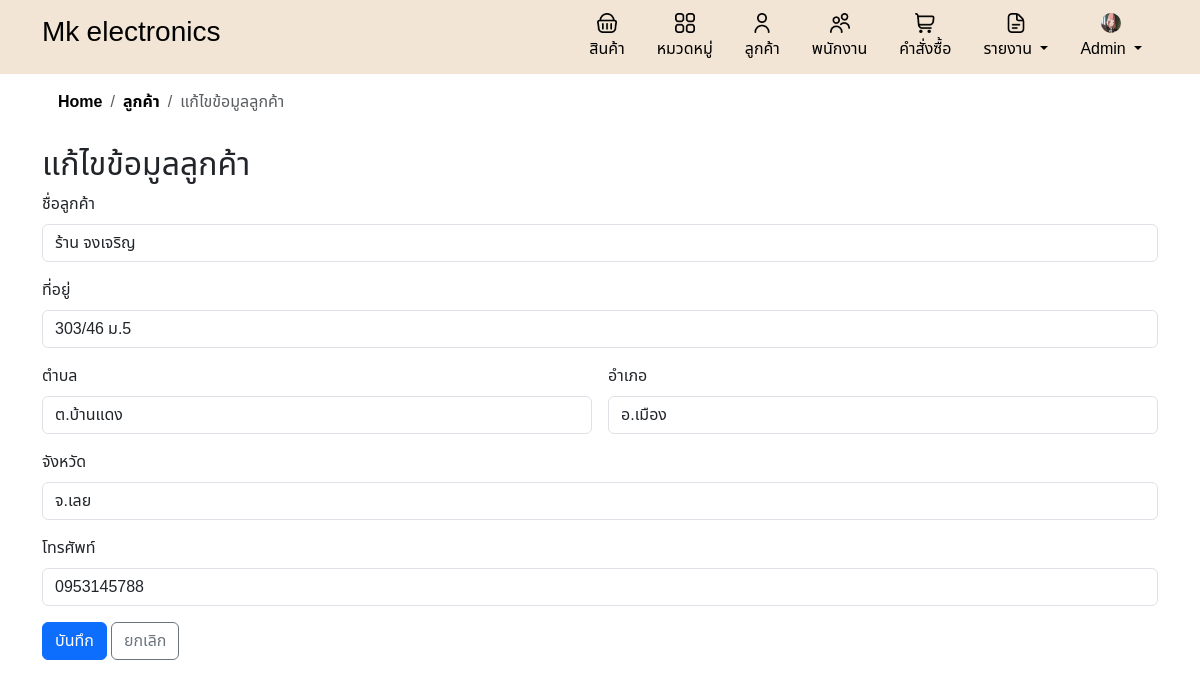
/edit_customer.php?customer_id=1 (signed in), run on the app's committed database.
### tables this page shows
CREATE TABLE `companies` (
  `company_id` int(11) NOT NULL,
  `company_name` varchar(255) NOT NULL,
  `company_address` varchar(255) DEFAULT NULL,
  `company_phone` varchar(10) DEFAULT NULL,
  `company_email` varchar(100) DEFAULT NULL,
  `profile_image` varchar(255) DEFAULT NULL
);

CREATE TABLE `customers` (
  `customer_id` int(11) NOT NULL,
  `customer_name` varchar(255) NOT NULL,
  `address` varchar(255) DEFAULT NULL,
  `district` varchar(255) DEFAULT NULL,
  `city` varchar(255) DEFAULT NULL,
  `province` varchar(255) DEFAULT NULL,
  `phonenumber` varchar(10) DEFAULT NULL,
  `created_at` timestamp NOT NULL DEFAULT current_timestamp()
);

### edit_customer.php (the view, shortened to what this page needs)
<?php
include 'db.php';
include 'header.php';
include 'inc/links.php';
if (isset($_GET['customer_id'])) {
    $customer_id = $_GET['customer_id'];
    $sql = "SELECT * FROM customers WHERE customer_id = $customer_id";
    $result = $conn->query($sql);
    if ($result->num_rows > 0) {
        $customer = $result->fetch_assoc();
    } else {
        echo "ไม่พบข้อมูลลูกค้า";
        exit;
    }
} else {
    echo "ไม่มีข้อมูลลูกค้า";
    exit;
}
?>
<!DOCTYPE html>
<html lang="th">
<head>
</head>
<body>
    <div class="container">
        <nav aria-label="breadcrumb">
            <ol class="breadcrumb breadcrumb-chevron p-3 rounded -3">
                <li class="breadcrumb-item">
                    <a class="link-body-emphasis fw-semibold text-decoration-none" href="home.php">Home</a>
                </li>
                <li class="breadcrumb-item">
                    <a class="link-body-emphasis fw-semibold text-decoration-none" href="customer.php">ลูกค้า</a>
                </li>
                <li class="breadcrumb-item active" aria-current="page">แก้ไขข้อมูลลูกค้า</li>
            </ol>
        </nav>
        <h2>แก้ไขข้อมูลลูกค้า</h2>
        <form method="post" action="edit_customer.php?customer_id=<?php echo $customer_id; ?>">
            <div class="mb-3">
                <label for="customer_name" class="form-label">ชื่อลูกค้า</label>
                <input type="text" class="form-control" id="customer_name" name="customer_name" autocomplete="off"
                    value="<?php echo $customer['customer_name']; ?>" required>
            </div>
            <div class="mb-3">
                <label for="address" class="form-label">ที่อยู่</label>
                <input type="text" class="form-control" id="address" name="address" autocomplete="off"
                    value="<?php echo $customer['address']; ?>" required>
            </div>
            <div class="row gx-3 mb-3">
                <div class="col-md-6">
                    <label for="district" class="form-label">ตำบล</label>
                    <input type="text" class="form-control" id="district" name="district" autocomplete="off"
                        value="<?php echo $customer['district']; ?>" required>
                </div>
                <div class="col-md-6">
                    <label for="city" class="form-label">อำเภอ</label>
                    <input type="text" class="form-control" id="amphoe" name="city" autocomplete="off"
                        value="<?php echo $customer['city']; ?>" required>
                </div>
            </div>
            <div class="mb-3">
                <label for="province" class="form-label">จังหวัด</label>
                <input type="text" class="form-control" id="province" name="province" autocomplete="off"
                    value="<?php echo $customer['province']; ?>" required>
            </div>
            <div class="mb-3">
                <label for="phonenumber" class="form-label">โทรศัพท์</label>
                <input type="number" class="form-control" id="phonenumber" name="phonenumber" maxlength="10"
                    autocomplete="off" value="<?php echo $customer['phonenumber']; ?>" required>
            </div>
            <button type="submit" class="btn btn-primary custom-btn-t">บันทึก</button>
            <a href="customer.php" class="btn btn-outline-secondary custom-btn-s">ยกเลิก</a>
        </form>
    </div>
</body>
</html>

### header.php (shortened to what this page needs)
<?php
include 'db.php';
$sql = "SELECT profile_image FROM companies WHERE company_id = 1";
$result = $conn->query($sql);
$profile_image = 'default.png';
if ($result->num_rows > 0) {
    $row = $result->fetch_assoc();
    if (!empty($row['profile_image'])) {
        $profile_image = $row['profile_image'];
    }
}
?>
<div class="header-container">
    <div class="container">
        <div class="d-flex flex-wrap align-items-center justify-content-center justify-content-lg-start">
            <a href="home.php"
                class="d-flex align-items-center my-2 my-lg-0 me-lg-auto <?php echo basename($_SERVER['PHP_SELF']) == 'home.php' ? 'text-secondary active' : 'text-black'; ?> text-decoration-none">
                <h3>Mk electronics</h3>
            </a>
            <ul class="nav col-12 col-lg-auto my-2 justify-content-center my-md-0">
                <li>
                    <a href="product.php"
                        class="nav-link <?php echo basename($_SERVER['PHP_SELF']) == 'product.php' ? 'text-secondary active' : 'text-black'; ?>">
                        <img src="image/shopping-basket.png" class="bi d-block mx-auto mb-1 icon" width="20"
                            height="20">
                        สินค้า
                    </a>
                </li>
                <li>
                    <a href="category.php"
                        class="nav-link <?php echo basename($_SERVER['PHP_SELF']) == 'category.php' ? 'text-secondary active' : 'text-black'; ?>">
                        <img src="image/apps.png" class="bi d-block mx-auto mb-1 icon" width="20"
                            height="20">
                        หมวดหมู่
                    </a>
                </li>
                <li>
                    <a href="customer.php"
                        class="nav-link <?php echo basename($_SERVER['PHP_SELF']) == 'customer.php' ? 'text-secondary active' : 'text-black'; ?>">
                        <img src="image/user (1).png" class="bi d-block mx-auto mb-1 icon" width="20" height="20">
                        ลูกค้า
                    </a>
                </li>
                <?php if ($_SESSION['role'] === 'admin'): ?>
                    <li>
                        <a href="employee.php"
                            class="nav-link <?php echo basename($_SERVER['PHP_SELF']) == 'employee.php' ? 'text-secondary active' : 'text-black'; ?>">
                            <img src="image/users.png" class="bi d-block mx-auto mb-1 icon" width="20" height="20">
                            พนักงาน
                        </a>
                    </li>
                <?php endif; ?>
                <li>
                    <a href="order.php"
                        class="nav-link <?php echo basename($_SERVER['PHP_SELF']) == 'order.php' ? 'text-secondary active' : 'text-black'; ?>">
                        <img src="image/shopping-cart.png" class="bi d-block mx-auto mb-1 icon" width="20" height="20">
                        คำสั่งซื้อ
                    </a>
                </li>
                <?php if ($_SESSION['role'] === 'admin'): ?>
                    <li class="nav-item dropdown">
                        <a href="#"
                            class="nav-link dropdown-toggle <?php echo basename($_SERVER['PHP_SELF']) == 'report.php' ? 'text-secondary active' : 'text-black'; ?>"
                            id="dropdownReport" role="button" data-bs-toggle="dropdown" aria-expanded="false">
                            <img src="image/document.png" class="bi d-block mx-auto mb-1 icon" width="20" height="20">
                            รายงาน
                        </a>
                    </li>
                    <li class="nav-item dropdown">
                        <a href="#"
                            class="nav-link dropdown-toggle <?php echo basename($_SERVER['PHP_SELF']) == 'admin.php' ? 'text-secondary active' : 'text-black'; ?>"
                            id="dropdownProfile" role="button" data-bs-toggle="dropdown" aria-expanded="false">
                            <img src="uploads/<?php echo htmlspecialchars($profile_image); ?>"
                                class="bi d-block mx-auto mb-1 icon rounded-circle" width="20" height="20"
                                alt="Profile Image">
                            <?php echo ($_SESSION['role'] === 'admin') ? 'Admin' : 'User'; ?>
                        </a>
                    </li>
                <?php endif; ?>
            </ul>
        </div>
    </div>
</div>
</body>
</html>

### style.css (style rules this page uses)
* { font-family: "Noto Sans Thai", sans-serif; }
html { overflow-y: scroll; }
body { font-family: "Noto Sans Thai", sans-serif; background-color: #ffffff; }
.header-container { width: 100%; background-color: #F2E5D5; padding: 5px; }
.custom-btn-t { background-color: #C7A98B; color: #000000; border: none; }
.custom-btn-s { color: #ff0000; border: none; border: 1px solid #ff0000; }
body { margin-bottom: 20px; padding: 0; background-color: #f8f9fa; }
html, body { height: 100%; }

### data on the page
companies: profile_image (picture)
customers: customer_name "ร้าน จงเจริญ", address "303/46 ม.5", district "ต.บ้านแดง", city "อ.เมือง", province "จ.เลย", phonenumber "0953145788"
